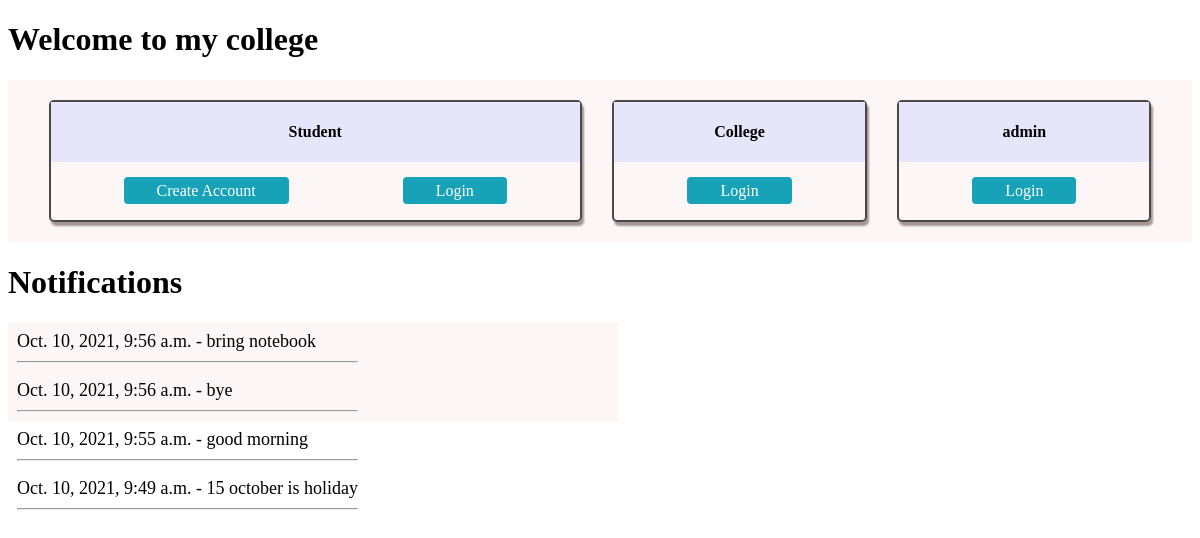
The page / on the database its author committed.
### staff/models.py (models this page shows, shortened)
class Staff_Notification(models.Model):
    notification = models.CharField(max_length=100000)
    staff = models.ForeignKey(Staff_Data, on_delete=models.DO_NOTHING)
    date = models.DateTimeField(default=datetime.now, blank=True)

### admins/models.py (models this page shows, shortened)
class AdminNotification(models.Model):
    notification = models.CharField(max_length=100000)
    admin = models.ForeignKey(AdminData, on_delete=models.DO_NOTHING)
    date = models.DateTimeField(default=datetime.now, blank=True)

### mycollege/views.py (the view)
# urls.py: 2. Add a URL to urlpatterns:  path('', views.home, name='home')
def home(request):
    staffnote = Staff_Notification.objects.all()
    adminnote = AdminNotification.objects.all()
    lst = []
    for i in staffnote:
        lst.append(i)
    for i in adminnote:
        lst.append(i)
    lens = len(lst)
    for i in range(lens-1):
        for j in range(0, lens-i-1):
            if lst[j].date < lst[j + 1].date :  # according to the date
                lst[j], lst[j + 1] = lst[j + 1], lst[j]
    return render(request,'home.html',{'lst':lst})

### templates/home.html (shortened to what this page needs)
<!DOCTYPE html>
<html lang="en">
<head>
</head>
<body>
    <h1>Welcome to my college</h1>
    <div class="container">
        <div class="box">
            <div>
                <div class="heading">
                    <h4>Student</h4>
                </div>
                <div class="btn">
                    <a href="{% url 'student_register' %}">Create Account</a>
                    <a href="{% url 'student_login' %}">Login</a>
                </div>
            </div>
        </div>
        <div class="box">
            <div class="heading">
                <h4>College</h4>
            </div>
            <div class="btn">
                <a href="{% url 'staff_login' %}">Login</a>
            </div>
        </div>
        <div class="box">
            <div class="heading">
                <h4>admin</h4>
            </div>
            <div class="btn">
                <a href="{% url 'admins_login' %}">Login</a>
            </div>
        </div>
    </div>
    <h1>Notifications</h1>
    <div class="notification">
        <marquee behavior="" direction="up" onmouseover="this.stop();" onmouseout="this.start();">
            {% for i in lst %}
            <div class="note">
            {{i.date}} - {{i.notification}}
            <hr>
            </div>
            {% endfor %}
        </marquee>
    </div>
</body>
</html>

### templates/home.html (style rules this page uses)
.container { display: flex; justify-content: space-evenly; background-color: rgb(252, 246, 246); padding: 15px; }
.box { margin: 5px; border-radius: 5px; border: 2px solid rgb(77, 72, 72); box-shadow: 2px 4px 2px rgb(165, 150, 150); padding: 0px 0px; }
div .heading { display: flex; background-color: lavender; align-items: center; justify-content: center; }
.btn a { margin: 13px 55px; border-radius: 4px; padding: 5px 33px; background-color: #17a2b8; color: white; text-decoration: none; }
div .btn { margin: 20px 18px; }
.notification { display: flex; background-color: rgb(252, 246, 246); margin-top: 20px; height: 90px; width: 600px; padding: 5px; font-size: large; }
.note { padding: 4px; }

### rows shown on the page
Staff_Notification: date "Oct. 10, 2021, 9:56 a.m.", notification "bring notebook"
Staff_Notification: date "Oct. 10, 2021, 9:56 a.m.", notification "bye"
Staff_Notification: date "Oct. 10, 2021, 9:55 a.m.", notification "good morning"
AdminNotification: date "Oct. 10, 2021, 9:49 a.m.", notification "15 october is holiday"
